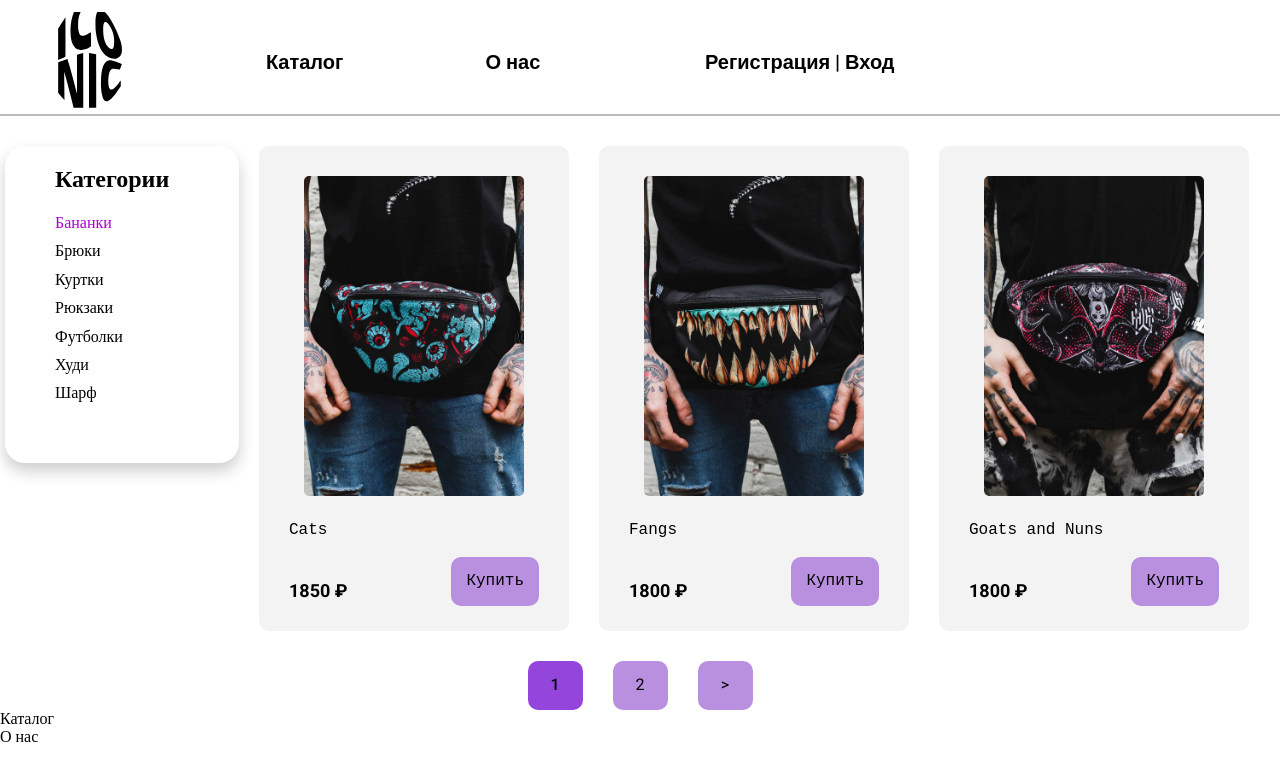
Screenshot of /catalog/bananki/ with the database file from the repository.
### products/models.py (models this page shows, shortened)
class ProductCategory(models.Model):
    name = models.CharField(max_length=128, unique=True, verbose_name="Название", db_index=True)
    description = models.CharField(blank=True, null=True, verbose_name="Описание", max_length=64)
    slug = models.SlugField(max_length=255, unique=True, db_index=True, verbose_name="URL")
    def get_absolute_url(self):
        return reverse('category', kwargs={'cat_slug': self.slug})
    def __str__(self) -> str:
        return self.name
    class Meta:
        verbose_name = "Категория"
        verbose_name_plural = "Категории"
        ordering = ['id', ]

class Product(models.Model):
    name = models.CharField(max_length=256, verbose_name="Товар")
    description = models.TextField(blank=True, verbose_name="Описание")
    short_description = models.CharField(max_length=64, verbose_name="Краткое описание")
    price = models.DecimalField(decimal_places=2, max_digits=8, verbose_name="Цена")
    image = models.ImageField(upload_to=user_directory_path, verbose_name="Изображение", blank=True)
    category = models.ForeignKey(to=ProductCategory, verbose_name=("Категория"), on_delete=models.CASCADE)
    quantity = models.PositiveIntegerField(verbose_name="Количество", default=1)
    is_available = models.BooleanField(verbose_name="В наличии", default=True)
    user = models.ForeignKey(User, verbose_name='Пользователь', on_delete=models.CASCADE)
    slug = models.SlugField(max_length=255, unique=True, db_index=True, verbose_name="URL")
    def get_absolute_url(self):
        return reverse('item', kwargs={'item_slug': self.slug})
    class Meta:
        verbose_name = "Товар"
        verbose_name_plural = "Товары"
        ordering = ['name', 'category']

### products/views.py (the view)
# urls.py: path('catalog/<slug:cat_slug>/', ShowCatalog.as_view(), name='category'),
class ShowCatalog(DataMixin,ListView):
    models = Product
    template_name = 'products/index.html'
    context_object_name = 'products'
    allow_empty = False #  404 при отсутсвии записей
    def get_context_data(self,*, object_list=None, **kwargs):
        context = super().get_context_data(**kwargs)
        c_def = self.get_user_context(title="Категория: " + str(context['products'][0].category), category_selected=context['products'][0].category_id)
        return dict(list(context.items()) + list(c_def.items()))
    def get_queryset(self):
        return Product.objects.filter(category__slug=self.kwargs['cat_slug'], is_available=True)

### products/templatetags/products_tags.py (called while the page is built)
@register.inclusion_tag('products/tags/list_categories.html')
def show_categories(sort=None, cat_selected=0, form=None, cat_shearch=0):
    if not sort:
        cats = ProductCategory.objects.annotate(Count('product'))
    else:
        cats = ProductCategory.objects.annotate(Count('product')).order_by(sort)
    return {"cats": cats, "cat_selected": cat_selected, "form": form, 'cat_shearch': cat_shearch}

### products/utils.py (called while the page is built)
    def get_user_context(self, **kwargs):
        context = kwargs
        user_menu = menu.copy()
        if not self.request.user.is_authenticated:
            user_menu.pop(1)
        context['menu'] = user_menu
        if 'cat_shearch' not in context:
            context['cat_shearch'] = 0
        if 'category_selected' not in context:
            context['category_selected'] = 0
        return context

### products/templates/products/index.html
{% extends "products/base.html" %}
{% load products_tags %}
{% block content %}
<div class="page container-page">
    <section class="page__category">
        {% show_categories 'name' category_selected form cat_shearch %}
    </section>
    <section class="page__catalog">
        <ul class="page__catalog-list">
            {% for p in products %}
            <li class="page__catalog-list-card">
                {% if p.image %}
                    <a href="{{ p.get_absolute_url }}" class="page__catalog-list-card-link">
                        <img alt="Товар" class="page__catalog-list-card-link-img" src="{{p.image.url}}"></img>
                    </a>
                {% endif %}
                <p class="page__catalog-list-card-text">{{p.name}}</p>
                <p class="page__catalog-list-card-price">{{p.price|floatformat}} ₽</p>
                <a href="{{ p.get_absolute_url }}" class="page__catalog-list-card-btn">Купить</a>
            </li>
            {% endfor %}
        </ul>
    </section>
</div>
{% endblock content%}

### products/templates/products/tags/list_categories.html (shortened to what this page needs)
<ul class="page__category-list">
    {% if cat_selected == 0  %}
        <p class="page__category-list-title selected">Категории</p>
    {% else %}
        <p class="page__category-list-title"><a href="{% url 'home' %}">Категории</a></p>
    {% endif %}
    {% for cat in cats %}
        {% if cat.product__count > 0 %}
            {% if cat_selected == cat.pk  %}
                <li class="page__category-list-item selected">{{cat}}</li>
            {% else %}
                <li class="page__category-list-item">
                    <a href="{{ cat.get_absolute_url}}">{{cat}}</a>
                </li>
            {% endif %}
        {% endif %}
    {% endfor %}
</ul>

### products/static/products/css/styles.css (style rules this page uses)
ul { list-style-type: none; list-style: none; }
a { text-decoration: none; color:black; }
.container-page { width: 1270px; margin: 0 auto; }
.page { display: grid; grid-template: 1fr /1fr 4fr }
.page__category { display: flex; justify-content: start; flex-direction: column; gap: 10px; margin-right: 20px; }
.page__category-list { justify-self: start; box-shadow: 10px 50px 80px 10px rgba(0, 0, 0, 0.2); background-color:rgb(255, 255, 255); border-radius: 20px; padding: 20px 50px 50px 50px; height: fit-content; box-shadow: 0 8px 16px rgba(0, 0, 0, 0.2); }
.selected { color:rgb(170, 0, 208); }
.page__category-list-item { margin-bottom: 10px; }
.page__catalog-list { display: flex; gap: 30px; flex-wrap: wrap; }
.page__catalog-list-card { padding: 30px 30px 30px 30px; background-color: rgb(243, 243, 243); border-radius: 10px; display: grid; grid-template: 300px 45px 40px 40px/1fr 1fr; width: 250px; font-family: 'Courier New', Courier, monospace; }
.page__catalog-list-card-link { grid-row-start: span 2; }
.page__catalog-list-card-text { grid-column-start: span 2; margin-bottom: 10px; }
.page__catalog-list-card-price { align-self: end; font-family: "Roboto"; font-weight: 700; font-size: 18px; }
.page__catalog-list-card-btn { justify-self: end; align-self: center; background-color: rgb(185, 144, 223); width: fit-content; border-radius: 10px; padding: 15px 15px 15px 15px; }
.page__category-list-title { font-family: 'Roboto'; font-weight: 900; font-size: 24px; margin-bottom: 20px; }
.page__category-list { font-family: 'Roboto'; font-weight: 400; font-size: 16px; }
.page__catalog-list-card-link-img { width: 220px; height: 320px; border-radius: 5px; object-fit:cover; }
.page__catalog-list-card-link { grid-column-start: span 2; justify-self: center; }

### rows the page displays
ProductCategory: name "Бананки"
ProductCategory: name "Брюки"
ProductCategory: name "Куртки"
ProductCategory: name "Рюкзаки"
ProductCategory: name "Футболки"
ProductCategory: name "Худи"
ProductCategory: name "Шарф"
Product: image (picture), name "Cats", price "1850"
Product: image (picture), name "Fangs", price "1800"
Product: image (picture), name "Goats and Nuns", price "1800"

### other values shown
{{ m.title }} "Каталог" "О нас"
{{ p }} "1"
{{ p }} "2"
